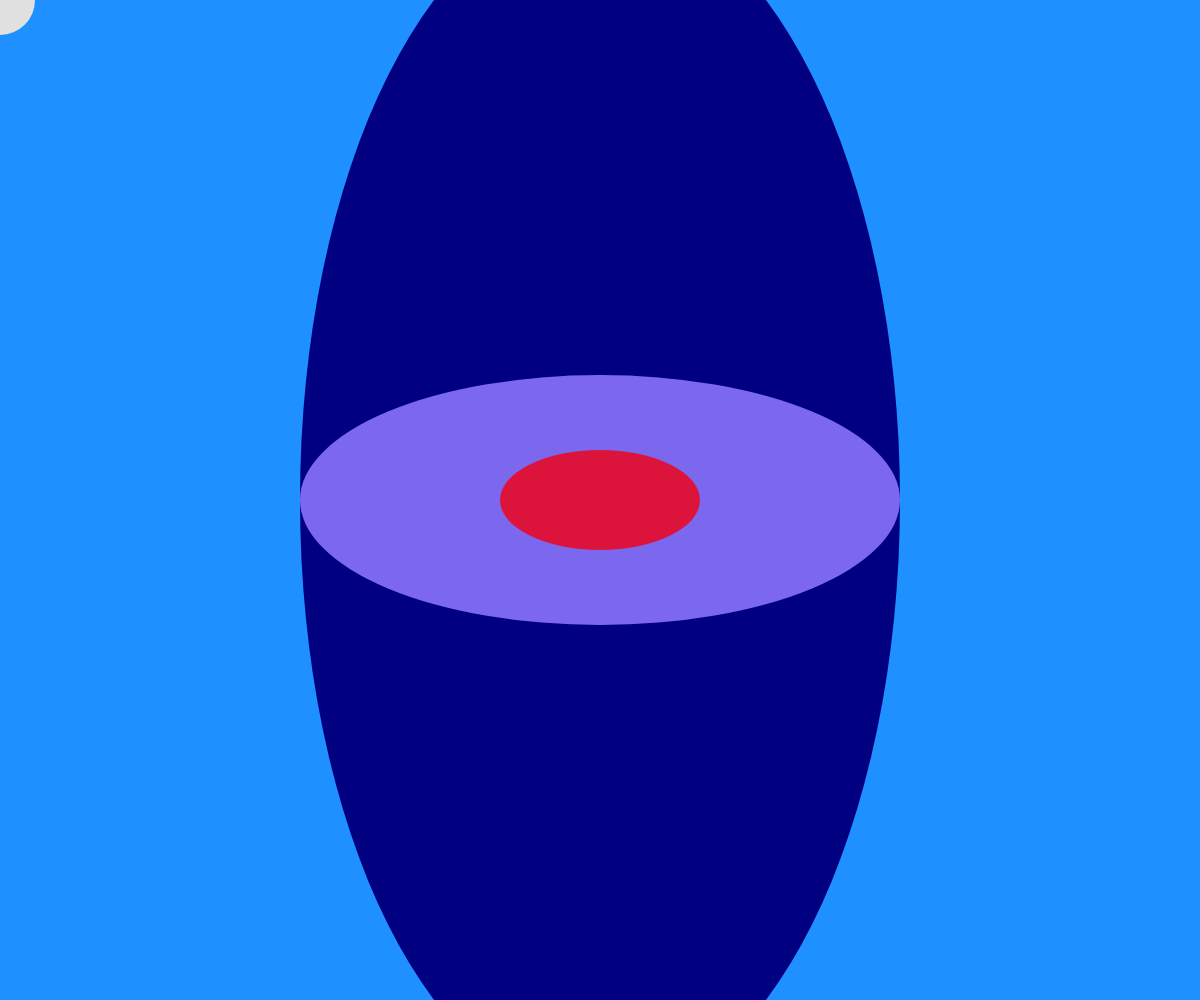
Frame 1 (no input)
Frame 60 (no input): identical to frame 1, image omitted
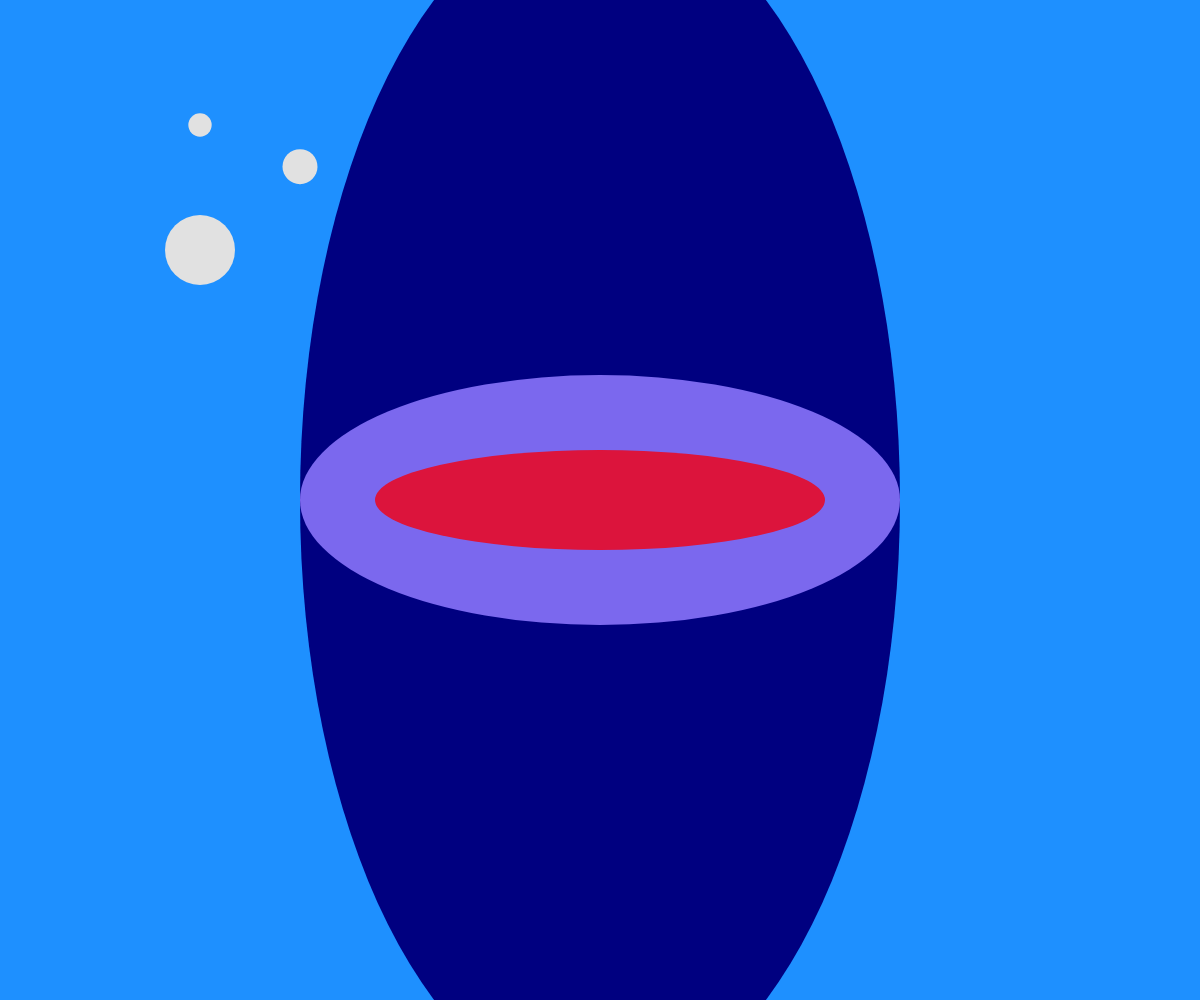
Frame 120 (the mouse pressed at the canvas centre since frame 60)

The p5.js sketch that drew these frames (run headless with seeded random() and noise() and a simulated clock; from frame 60 on, the mouse is pressed at the canvas centre):

// p5.js sketch
// ── sketch.js

var r = 30; //must equal a number for mousePressed function
var g = 144;
var size = 70;

function setup() {
  createCanvas(windowWidth,windowHeight);
}

function draw() {
  background(r,g,255);
  // body
  noStroke();
  fill (0,0,128);
  ellipse(width/2,height/2,600,1200);
  // mouth
  fill(123,104,238);
  ellipse(width/2,height/2,600,250);
  // 'open' and 'close' mouth
  if (mouseY < height/2){
    noStroke();
    fill(220,20,60);
    ellipse(width/2,height/2,200,100);
  }
  else {
    fill(220,20,60);
    ellipse(width/2,height/2,450,100);
  }
  // cursor
  fill(225);
  ellipse(mouseX/3, mouseY/2, size, size);
  ellipse(mouseX/2, mouseY/3, size/2, size/2);
  ellipse(mouseX/3, mouseY/4, size/3, size/3);
}
